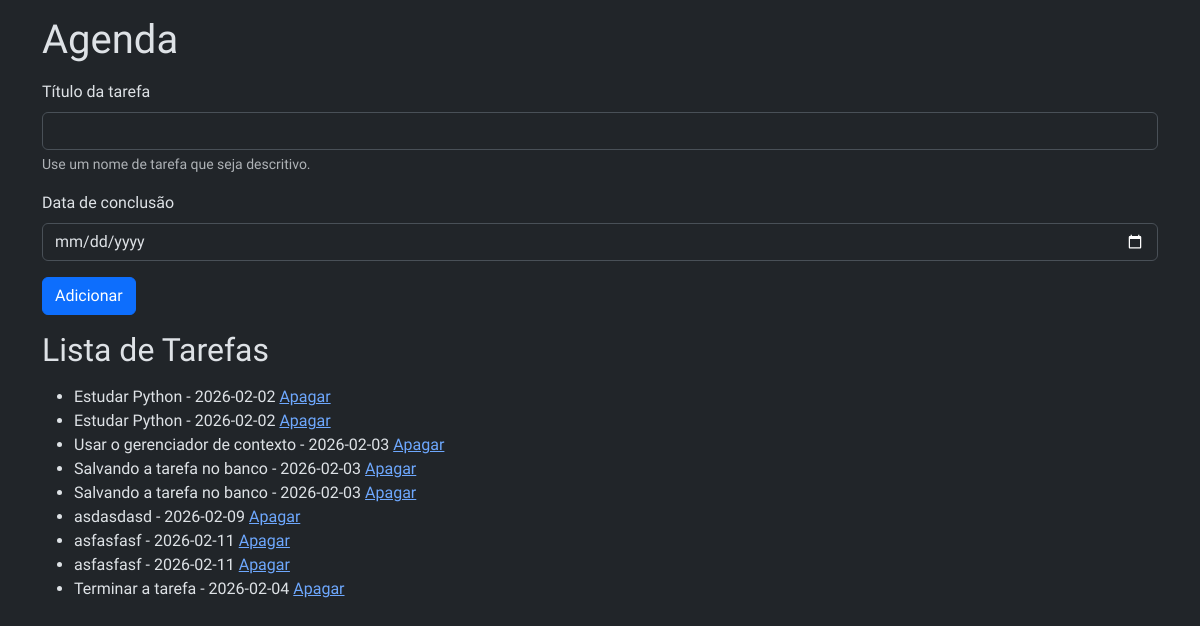
Page /agenda on the earlier database version.
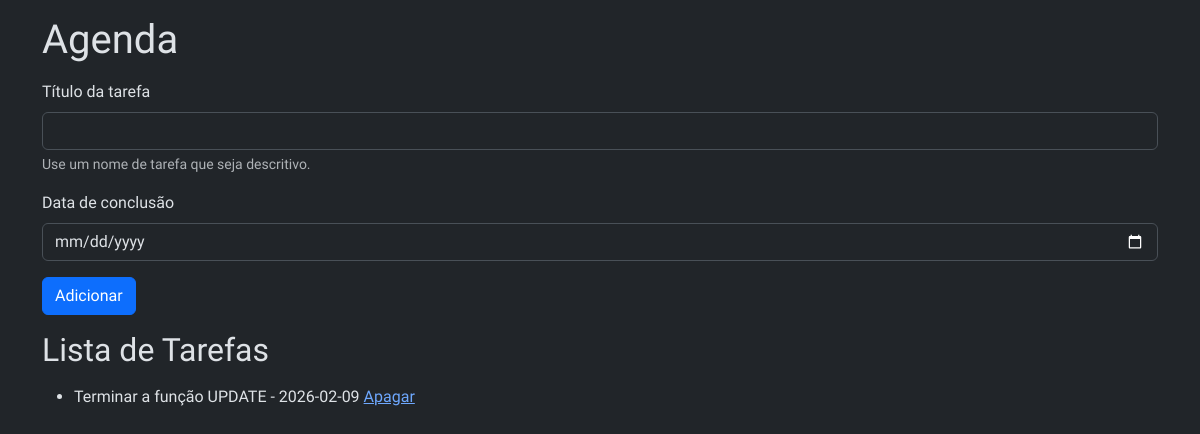
Same page on the later database version.
### tables this page shows
CREATE TABLE tarefas (
        id INTEGER PRIMARY KEY AUTOINCREMENT,
        titulo_tarefa TEXT NOT NULL,
        data_conclusao TEXT);

### app.py (the view)
@app.route('/agenda', methods=['GET', 'POST'])
def agenda():
    tarefas = None
    if request.method == 'POST':
        titulo_tarefa = request.form['titulo-tarefa']
        data_conclusao = request.form['data-conclusao']
        tarefa = Tarefa(titulo_tarefa, data_conclusao)
        tarefa.salvar_tarefa()
    tarefas = Tarefa.obter_tarefas()
    return render_template('agenda.html', titulo='Agenda', tarefas=tarefas)

### models/database.py (called while the page is built)
    def buscar_tudo(self, query: str, params: tuple = ()) -> list[Any]:
        self.cursor.execute(query, params)
        return self.cursor.fetchall()

    def close(self) -> None:
        self.connection.close()

    def __enter__(self) -> Self:
        return self

    def __exit__(
            self,
            exc_type: Optional[Type[BaseException]],
            exc_value: Optional[BaseException],
            tb: Optional[TracebackType]) -> None:
        if exc_type is not None:
            print('Exceção capturada no contexto:')
            print(f'Tipo: {exc_type.__name__}')
            print(f'Mensagem: {exc_value}')
            print('Traceback completo:')
            traceback.print_tb(tb)
        self.close()

### models/tarefa.py (called while the page is built)
    @classmethod
    def obter_tarefas(cls) -> list[Self]:
        with Database('./data/tarefas.sqlite3') as db:
            query: str = 'SELECT titulo_tarefa, data_conclusao, id FROM tarefas;'
            resultados: list[Any] = db.buscar_tudo(query)
            tarefas: list[Self] = [cls(titulo, data, id) for titulo, data, id in resultados]
            return tarefas

### templates/agenda.html
{% extends "base.html" %}
{% block content %}
    <form class="mt-3" method="POST">
        <div class="mb-3">
            <label for="titulo-tarefa" class="form-label">Título da tarefa</label>
            <input type="text" class="form-control" name="titulo-tarefa" id="titulo-tarefa"
                aria-describedby="ajudaNomeTarefa" required>
            <div id="ajudaNomeTarefa" class="form-text">Use um nome de tarefa que seja descritivo.</div>
        </div>
        <div class="mb-3">
            <label for="data-conclusao" class="form-label">Data de conclusão</label>
            <input type="date" class="form-control" name="data-conclusao" id="data-conclusao">
        </div>
        <button type="submit" class="btn btn-primary">Adicionar</button>
    </form>
    <h2 class="my-3">Lista de Tarefas</h2>
    {% if tarefas %}
        <ul>
            {% for tarefa in tarefas %}
                <li>{{ tarefa.titulo_tarefa }} - {{ tarefa.data_conclusao }} <a href="{{ url_for('delete', idTarefa=tarefa.id_tarefa) }}">Apagar</a></li>
            {% endfor %}
        </ul>
    {% else %}
        <p>Nenhuma tarefa cadastrada</p>
    {% endif %}
{% endblock %}

### templates/base.html (shortened to what this page needs)
<!DOCTYPE html>
<html lang="pt-BR" data-bs-theme="dark">
<head>
    <link rel="stylesheet" href="{{ url_for('static', filename='style.css') }}">
    <link href="https://cdn.jsdelivr.net/npm/bootstrap@5.3.8/dist/css/bootstrap.min.css" rel="stylesheet">
</head>
<body class="container">
    <h1 class="mt-3">{{ titulo }}</h1>
    {% block content %}{% endblock %}
</body>
</html>

### static/style.css (style rules this page uses)
* { margin: 0; padding: 0; box-sizing: border-box; font-family: 'Ubuntu', sans-serif; }

Differences in the rows shown:
removed tarefas: titulo_tarefa "Estudar Python", data_conclusao "2026-02-02"
removed tarefas: titulo_tarefa "Estudar Python", data_conclusao "2026-02-02"
removed tarefas: titulo_tarefa "Usar o gerenciador de contexto", data_conclusao "2026-02-03"
removed tarefas: titulo_tarefa "Salvando a tarefa no banco", data_conclusao "2026-02-03"
removed tarefas: titulo_tarefa "Salvando a tarefa no banco", data_conclusao "2026-02-03"
removed tarefas: titulo_tarefa "asdasdasd", data_conclusao "2026-02-09"
removed tarefas: titulo_tarefa "asfasfasf", data_conclusao "2026-02-11"
removed tarefas: titulo_tarefa "asfasfasf", data_conclusao "2026-02-11"
removed tarefas: titulo_tarefa "Terminar a tarefa", data_conclusao "2026-02-04"
added tarefas: titulo_tarefa "Terminar a função UPDATE", data_conclusao "2026-02-09"
